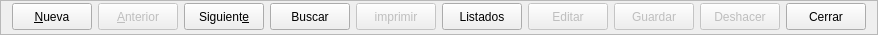
        <widget class="QFrame" name="frame_3">
         <property name="minimumSize">
          <size>
           <width>0</width>
           <height>35</height>
          </size>
         </property>
         <property name="maximumSize">
          <size>
           <width>16777215</width>
           <height>35</height>
          </size>
         </property>
         <property name="frameShape">
          <enum>QFrame::StyledPanel</enum>
         </property>
         <property name="frameShadow">
          <enum>QFrame::Raised</enum>
         </property>
         <layout class="QHBoxLayout" name="horizontalLayout">
          <property name="topMargin">
           <number>2</number>
          </property>
          <item>
           <widget class="QPushButton" name="btnAnadir">
            <property name="minimumSize">
             <size>
              <width>0</width>
              <height>27</height>
             </size>
            </property>
            <property name="text">
             <string>&amp;Nueva</string>
            </property>
            <property name="icon">
             <iconset resource="../maya.qrc">
              <normaloff>:/Icons/PNG/add.png</normaloff>:/Icons/PNG/add.png</iconset>
            </property>
            <property name="iconSize">
             <size>
              <width>24</width>
              <height>24</height>
             </size>
            </property>
           </widget>
          </item>
          <item>
           <widget class="QPushButton" name="btnAnterior">
            <property name="enabled">
             <bool>false</bool>
            </property>
            <property name="minimumSize">
             <size>
              <width>0</width>
              <height>27</height>
             </size>
            </property>
            <property name="text">
             <string>&amp;Anterior</string>
            </property>
            <property name="icon">
             <iconset resource="../maya.qrc">
              <normaloff>:/Icons/PNG/Previous.png</normaloff>:/Icons/PNG/Previous.png</iconset>
            </property>
            <property name="iconSize">
             <size>
              <width>24</width>
              <height>24</height>
             </size>
            </property>
           </widget>
          </item>
          <item>
           <widget class="QPushButton" name="btnSiguiente">
            <property name="minimumSize">
             <size>
              <width>0</width>
              <height>27</height>
             </size>
            </property>
            <property name="text">
             <string>Siguient&amp;e</string>
            </property>
            <property name="icon">
             <iconset resource="../maya.qrc">
              <normaloff>:/Icons/PNG/Next.png</normaloff>:/Icons/PNG/Next.png</iconset>
            </property>
            <property name="iconSize">
             <size>
              <width>24</width>
              <height>24</height>
             </size>
            </property>
           </widget>
          </item>
          <item>
           <widget class="QPushButton" name="btnBuscar">
            <property name="minimumSize">
             <size>
              <width>0</width>
              <height>27</height>
             </size>
            </property>
            <property name="text">
             <string>Buscar</string>
            </property>
            <property name="icon">
             <iconset resource="../maya.qrc">
              <normaloff>:/Icons/PNG/search.png</normaloff>:/Icons/PNG/search.png</iconset>
            </property>
            <property name="iconSize">
             <size>
              <width>24</width>
              <height>24</height>
             </size>
            </property>
           </widget>
          </item>
          <item>
           <widget class="QPushButton" name="btnImprimir">
            <property name="enabled">
             <bool>false</bool>
            </property>
            <property name="minimumSize">
             <size>
              <width>0</width>
              <height>27</height>
             </size>
            </property>
            <property name="text">
             <string>imprimir</string>
            </property>
            <property name="icon">
             <iconset resource="../maya.qrc">
              <normaloff>:/Icons/PNG/Print.png</normaloff>:/Icons/PNG/Print.png</iconset>
            </property>
            <property name="iconSize">
             <size>
              <width>24</width>
              <height>24</height>
             </size>
            </property>
           </widget>
          </item>
          <item>
           <widget class="QPushButton" name="btnListados">
            <property name="minimumSize">
             <size>
              <width>0</width>
              <height>27</height>
             </size>
            </property>
            <property name="text">
             <string>Listados</string>
            </property>
            <property name="icon">
             <iconset resource="../maya.qrc">
              <normaloff>:/Icons/PNG/List.png</normaloff>:/Icons/PNG/List.png</iconset>
            </property>
            <property name="iconSize">
             <size>
              <width>24</width>
              <height>24</height>
             </size>
            </property>
           </widget>
          </item>
          <item>
           <widget class="QPushButton" name="btnEditar">
            <property name="enabled">
             <bool>false</bool>
            </property>
            <property name="minimumSize">
             <size>
              <width>0</width>
              <height>27</height>
             </size>
            </property>
            <property name="text">
             <string>Editar</string>
            </property>
            <property name="icon">
             <iconset resource="../maya.qrc">
              <normaloff>:/Icons/PNG/Save.png</normaloff>:/Icons/PNG/Save.png</iconset>
            </property>
            <property name="iconSize">
             <size>
              <width>24</width>
              <height>24</height>
             </size>
            </property>
            <property name="shortcut">
             <string>Ctrl+S</string>
            </property>
           </widget>
          </item>
          <item>
           <widget class="QPushButton" name="btnGuardar">
            <property name="enabled">
             <bool>false</bool>
            </property>
            <property name="minimumSize">
             <size>
              <width>0</width>
              <height>27</height>
             </size>
            </property>
            <property name="text">
             <string>Guardar</string>
            </property>
            <property name="icon">
             <iconset resource="../maya.qrc">
              <normaloff>:/Icons/PNG/Save.png</normaloff>:/Icons/PNG/Save.png</iconset>
            </property>
            <property name="iconSize">
             <size>
              <width>24</width>
              <height>24</height>
             </size>
            </property>
           </widget>
          </item>
          <item>
           <widget class="QPushButton" name="btnDeshacer">
            <property name="enabled">
             <bool>false</bool>
            </property>
            <property name="minimumSize">
             <size>
              <width>0</width>
              <height>27</height>
             </size>
            </property>
            <property name="text">
             <string>Deshacer</string>
            </property>
            <property name="icon">
             <iconset resource="../maya.qrc">
              <normaloff>:/Icons/PNG/undo.png</normaloff>:/Icons/PNG/undo.png</iconset>
            </property>
            <property name="iconSize">
             <size>
              <width>24</width>
              <height>24</height>
             </size>
            </property>
           </widget>
          </item>
          <item>
           <widget class="QPushButton" name="btn_cerrar">
            <property name="minimumSize">
             <size>
              <width>0</width>
              <height>27</height>
             </size>
            </property>
            <property name="text">
             <string>Cerrar</string>
            </property>
            <property name="icon">
             <iconset resource="../maya.qrc">
              <normaloff>:/Icons/PNG/Exit.png</normaloff>:/Icons/PNG/Exit.png</iconset>
            </property>
            <property name="iconSize">
             <size>
              <width>24</width>
              <height>24</height>
             </size>
            </property>
           </widget>
          </item>
         </layout>
        </widget>
